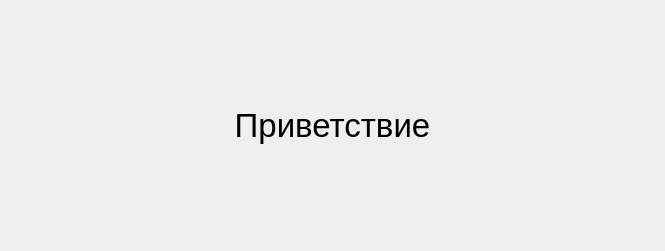
<?xml version="1.0" encoding="UTF-8"?>
<ui version="4.0">
 <class>SplashScreen</class>
 <widget class="QWidget" name="SplashScreen">
  <property name="geometry">
   <rect>
    <x>0</x>
    <y>0</y>
    <width>665</width>
    <height>251</height>
   </rect>
  </property>
  <property name="windowTitle">
   <string>Form</string>
  </property>
  <layout class="QGridLayout" name="gridLayout">
   <property name="leftMargin">
    <number>0</number>
   </property>
   <property name="topMargin">
    <number>0</number>
   </property>
   <property name="rightMargin">
    <number>0</number>
   </property>
   <property name="bottomMargin">
    <number>0</number>
   </property>
   <item row="0" column="0">
    <widget class="QLabel" name="label">
     <property name="font">
      <font>
       <pointsize>25</pointsize>
      </font>
     </property>
     <property name="styleSheet">
      <string notr="true"/>
     </property>
     <property name="text">
      <string>Приветствие</string>
     </property>
     <property name="alignment">
      <set>Qt::AlignCenter</set>
     </property>
    </widget>
   </item>
  </layout>
 </widget>
 <resources/>
 <connections/>
</ui>
